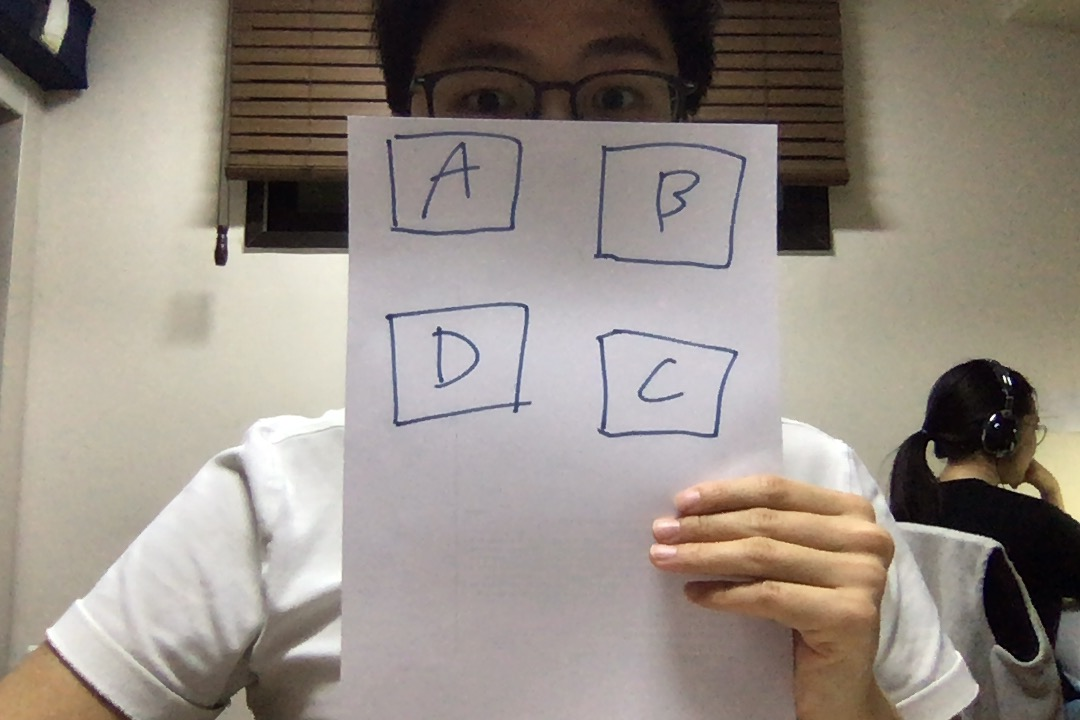
#> input picture shape_image0.jpg, 1080 x 720 px
$ python detect_shape.py --image shape_image0.jpg
#> lines starting #> are read from the running program, lines starting #| are printed output that depends on the picture; after the words box and inside, x2 and y2 are one past the last pixel; in counts of white or black regions, pixels touching at a corner belong together
# import the necessary packages
import argparse
import imutils
import cv2

# construct the argument parse and parse the arguments
ap = argparse.ArgumentParser()
ap.add_argument("-i", "--image", required=True,
	help="path to the input image")
args = vars(ap.parse_args())

# load the image and resize it to a smaller factor so that
# the shapes can be approximated better
image = cv2.imread(args["image"])
#> image is the input picture: shape (720, 1080, 3); mean B, G, R 132.2, 140.9, 149.9
resized = imutils.resize(image, width=300)
ratio = image.shape[0] / float(resized.shape[0])
#> ratio = 3.6

# convert the resized image to grayscale, blur it slightly,
# and threshold it
gray = cv2.cvtColor(resized, cv2.COLOR_BGR2GRAY)
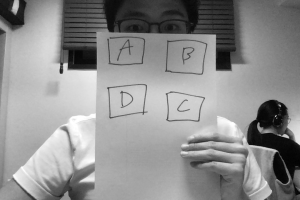
#> gray: shape (200, 300); min 2, max 255, mean 142.6
blurred = cv2.GaussianBlur(gray, (5, 5), 0)
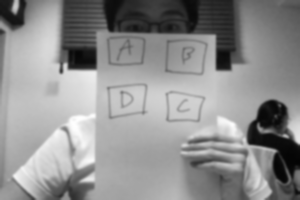
#> blurred: shape (200, 300); min 4, max 255, mean 142.6
thresh = cv2.threshold(blurred, 60, 255, cv2.THRESH_BINARY)[1]
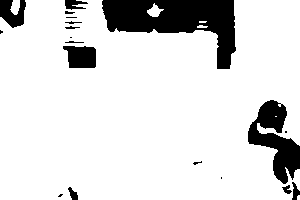
#> thresh: shape (200, 300); 86.3% white; 19 black regions (7 under 20 px)

# find contours in the thresholded image and initialize the
# shape detector
cnts = cv2.findContours(thresh.copy(), cv2.RETR_EXTERNAL,
	cv2.CHAIN_APPROX_SIMPLE)
#> cnts = 7 contours, 4 with area under 20; largest, box (x1, y1, x2, y2) and area: (0, 0, 300, 200) 51555, (147, 3, 164, 17) 100, (10, 0, 20, 15) 91
cnts = imutils.grab_contours(cnts)
#> (the run stopped early here; a loop or call above may not have finished)
